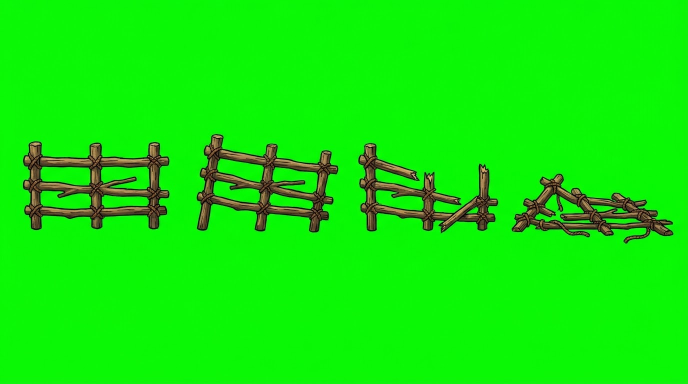
#> input picture assets/storybook-src/flow_camp_v2/fence_front_v2.jpg, 1376 x 768 px (shown at 1/2 size)
$ python -i key.py   (imports and definitions only)
#> lines starting #> are read from the running program, lines starting #| are printed output that depends on the picture; after the words box and inside, x2 and y2 are one past the last pixel; in counts of white or black regions, pixels touching at a corner belong together
import numpy as np, cv2, sys, json, os
from scipy import ndimage as ndi
def key(path, t0=10, t1=26):
#> called with t0 = 10, t1 = 26
    bgr = cv2.imread(path); img = bgr[:, :, ::-1].astype(np.float32)
#> in key, bgr is the input picture: shape (768, 1376, 3); mean B, G, R 8.4, 233.6, 15.9
    h, w = img.shape[:2]
#> h = 768; w = 1376
    border = np.concatenate([img[:4].reshape(-1,3), img[-4:].reshape(-1,3), img[:, :4].reshape(-1,3), img[:, -4:].reshape(-1,3)])
    bg = np.median(border, 0)
#> bg = [12, 246, 7]
    lab = cv2.cvtColor(bgr, cv2.COLOR_BGR2LAB).astype(np.float32)
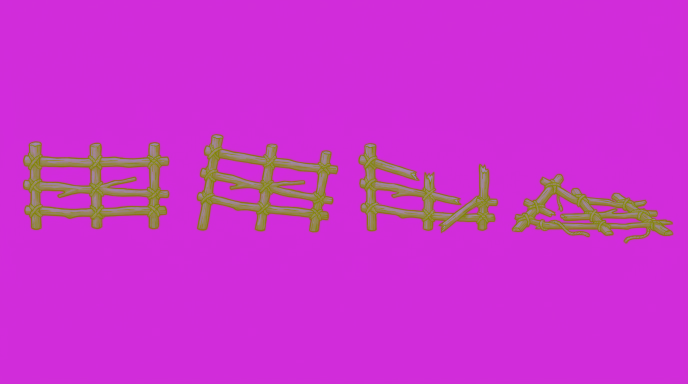
#> lab: shape (768, 1376, 3) float32 (shown at 1/2 size); mean B, G, R 208.2, 50.7, 203
    bgl = cv2.cvtColor(np.uint8([[bg[::-1]]]), cv2.COLOR_BGR2LAB).astype(np.float32)[0, 0]
#> bgl = [217, 45, 209]
    d = np.linalg.norm((lab - bgl) * np.array([0.5, 1, 1]), axis=2)
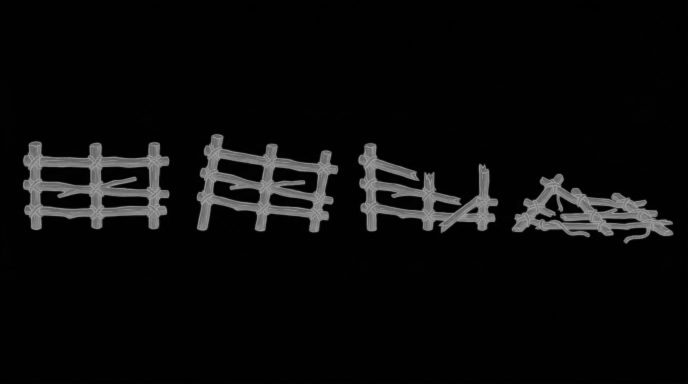
#> d: shape (768, 1376) float64 (shown at 1/2 size); min 0, max 161.8, mean 11.5
    a = np.clip((d - t0) / (t1 - t0), 0, 1)
    m = np.minimum(img[..., 0], img[..., 2]) - img[..., 1]
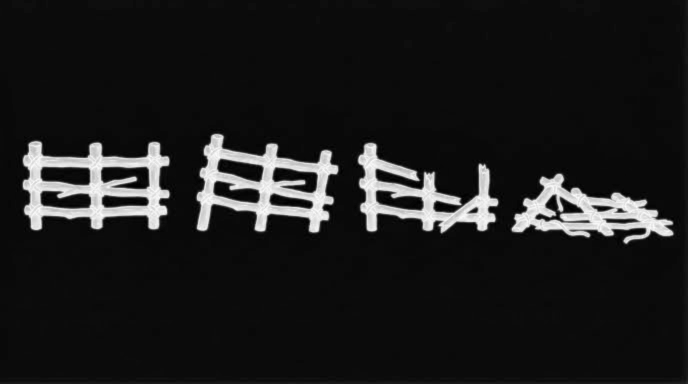
#> m: shape (768, 1376) float32 (shown at 1/2 size); min -255, max 4, mean -225.2; drawn with min black and max white
    a = np.minimum(a, 1 - np.clip((m - 18) / 40, 0, 1))
    # fill holes inside the silhouette that happen to be near bg colour
    solid = ndi.binary_fill_holes(a > 0.5)
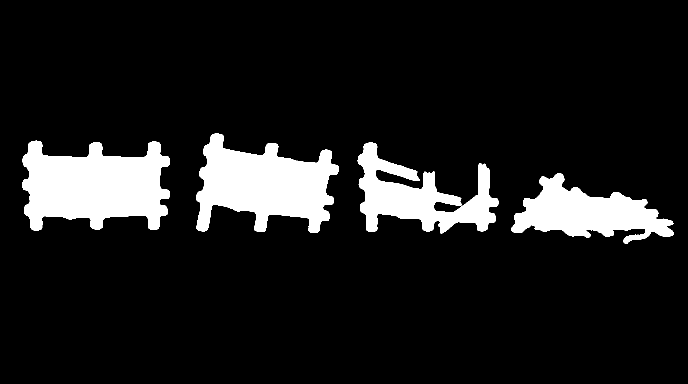
#> solid: shape (768, 1376) bool (shown at 1/2 size); 11.1% white; 4 white regions, box (x1, y1, x2, y2) and area: (45, 281, 340, 461) 37575, (393, 267, 677, 466) 34192, (715, 285, 997, 467) 23074, (1022, 347, 1348, 488) 22589
    a = np.where(solid & (a < 0.5) & ~ndi.binary_erosion(~solid, iterations=1), np.maximum(a, 0), a)
    ae = np.maximum(a, 1e-3)[..., None]
    rgb = np.clip((img - (1 - ae) * bg) / ae, 0, 255)
    rgb = np.where(a[..., None] > 0.02, rgb, 0)
    # despill: limit magenta excess on edge pixels
    edge = (a < 0.98)[..., None]
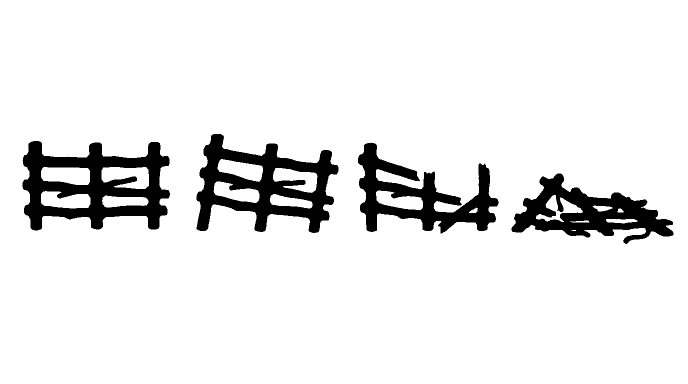
#> edge: shape (768, 1376, 1) bool (shown at 1/2 size); 91.4% white; 4 black regions, box (x1, y1, x2, y2) and area: (45, 282, 340, 461) 26822, (393, 268, 677, 466) 24781, (716, 285, 997, 467) 20099, (1023, 347, 1347, 488) 19426
    g = rgb[..., 1:2]; mx = np.maximum(g, np.minimum(rgb[..., 0:1], rgb[..., 2:3]))
#> after `g = rgb[..., 1:2]`:
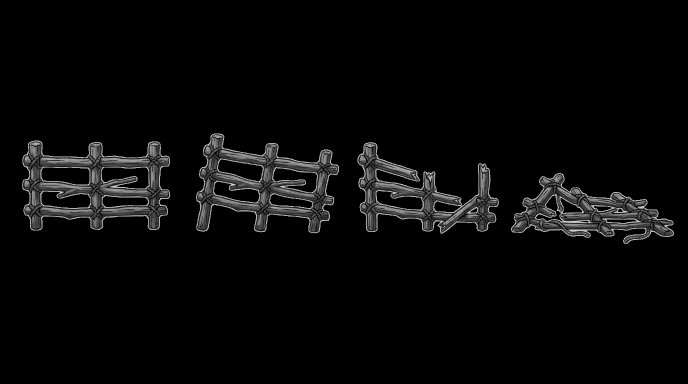
#> g: shape (768, 1376, 1) float64 (shown at 1/2 size); min 0, max 228, mean 8.3
    rgb = np.where(edge, np.concatenate([np.minimum(rgb[..., 0:1], mx + 40), g, np.minimum(rgb[..., 2:3], mx + 20)], 2), rgb)
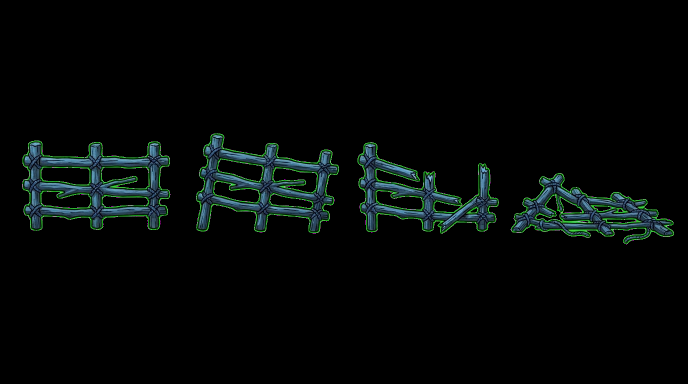
#> rgb: shape (768, 1376, 3) float64 (shown at 1/2 size); mean of channels 0, 1, 2 7.4, 8.3, 4.4; drawn as B, G, R
    return np.dstack([rgb, a * 255]).astype(np.uint8), bg
def components(rgba, min_area=400, merge=6):
    m = rgba[..., 3] > 128
    lab, n = ndi.label(ndi.binary_dilation(m, iterations=merge))
    out = []
    for i, sl in enumerate(ndi.find_objects(lab)):
        sub = (lab[sl] == i + 1) & m[sl]
        if sub.sum() < min_area: continue
        crop = rgba[sl].copy(); crop[..., 3] = np.where(lab[sl] == i + 1, crop[..., 3], 0)
        out.append((sl[1].start, sl[0].start, crop))
    out.sort(key=lambda t: (t[1] // 150, t[0]))
    return out
def save(rgba, path, pad=4):
    ys, xs = np.nonzero(rgba[..., 3] > 8)
    c = rgba[max(ys.min()-pad,0):ys.max()+pad+1, max(xs.min()-pad,0):xs.max()+pad+1]
    cv2.imwrite(path, cv2.cvtColor(c, cv2.COLOR_RGBA2BGRA)); return c.shape

>>> result = key('../../assets/storybook-src/flow_camp_v2/fence_front_v2.jpg')

$ run again, on assets/storybook-src/flow_camp_v2/fence_side_v2.jpg
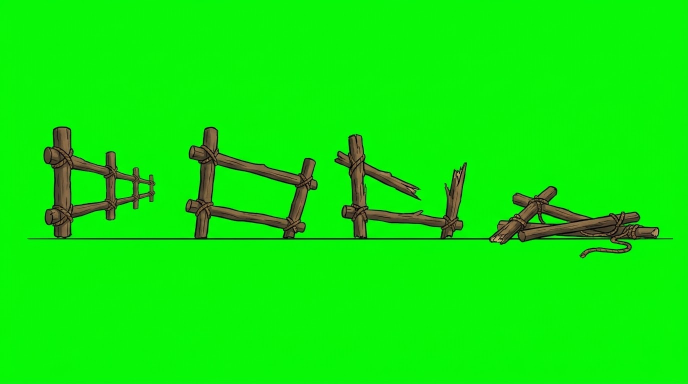
#> input picture assets/storybook-src/flow_camp_v2/fence_side_v2.jpg, 1376 x 768 px (shown at 1/2 size)
#> in key, bgr is the input picture: shape (768, 1376, 3); mean B, G, R 8.7, 234.2, 13.1
#> bg = [10, 246, 8]
#> in key, `lab = cv2.cvtColor(bgr, cv2.COLOR_BGR2LAB).astype(np.float32)`:
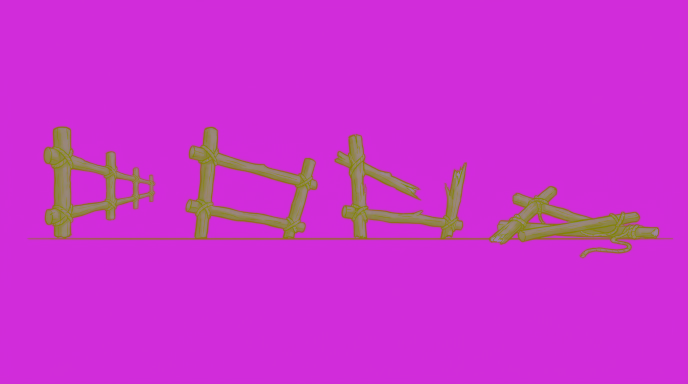
#> lab: shape (768, 1376, 3) float32 (shown at 1/2 size); mean B, G, R 208.9, 50, 203.4
#> bgl = [217, 45, 208]
#> solid: shape (768, 1376) bool; 10.5% white; 1 white region, box (x1, y1, x2, y2) and area: (54, 252, 1346, 518) 111110
#> edge: shape (768, 1376, 1) bool; 92.2% white; 1 black region, box (x1, y1, x2, y2) and area: (54, 252, 1346, 517) 82823
#> in key, `rgb = np.where(edge, np.concatenate([np.minimum(rgb[..., 0:1], mx + 40..`:
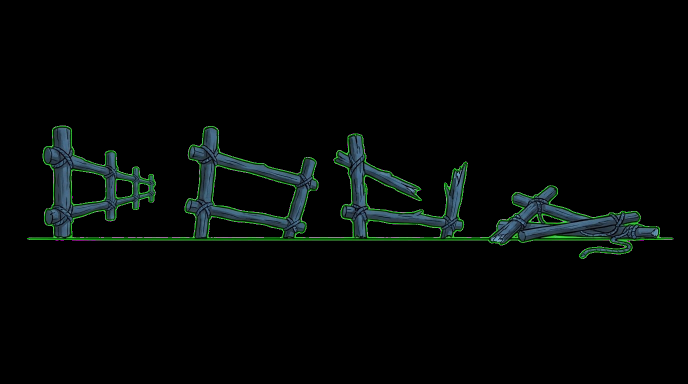
#> rgb: shape (768, 1376, 3) float64 (shown at 1/2 size); mean of channels 0, 1, 2 6.4, 7.7, 4.1; drawn as B, G, R

$ run again, on assets/storybook-src/flow_camp_v2/fence_vertical_v3.jpg
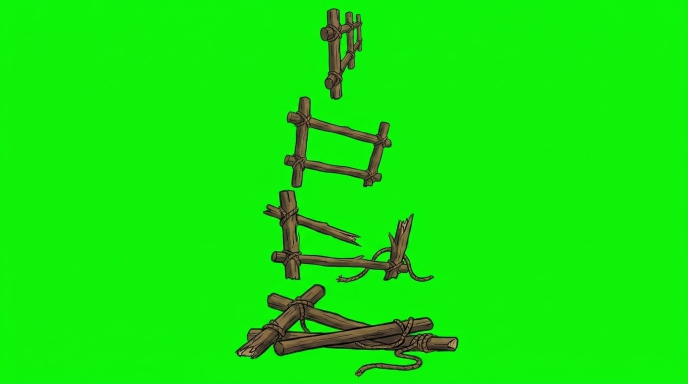
#> input picture assets/storybook-src/flow_camp_v2/fence_vertical_v3.jpg, 1376 x 768 px (shown at 1/2 size)
#> in key, bgr is the input picture: shape (768, 1376, 3); mean B, G, R 11.2, 231.6, 19.2
#> bg = [15, 243, 12]
#> in key, `lab = cv2.cvtColor(bgr, cv2.COLOR_BGR2LAB).astype(np.float32)`:
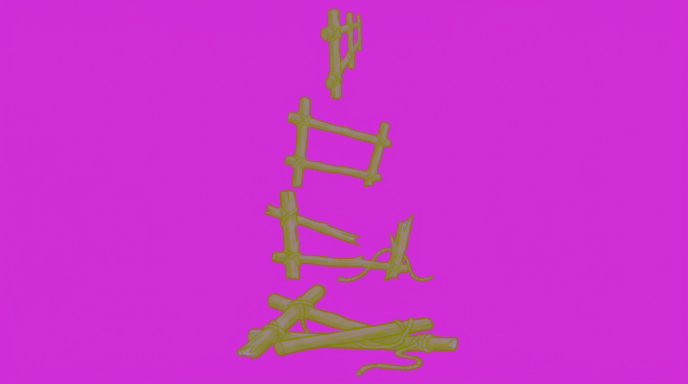
#> lab: shape (768, 1376, 3) float32 (shown at 1/2 size); mean B, G, R 204.4, 51.2, 203.7
#> bgl = [215, 46, 207]
#> solid: shape (768, 1376) bool; 8.3% white; 4 white regions, box (x1, y1, x2, y2) and area: (469, 567, 918, 755) 34365, (567, 192, 785, 377) 21889, (525, 378, 869, 567) 21473, (639, 16, 726, 201) 9743
#> edge: shape (768, 1376, 1) bool; 92.8% white; 4 black regions, box (x1, y1, x2, y2) and area: (470, 567, 918, 755) 32518, (526, 379, 869, 566) 20350, (567, 192, 784, 376) 14038, (640, 16, 726, 201) 8910
#> in key, `rgb = np.where(edge, np.concatenate([np.minimum(rgb[..., 0:1], mx + 40..`:
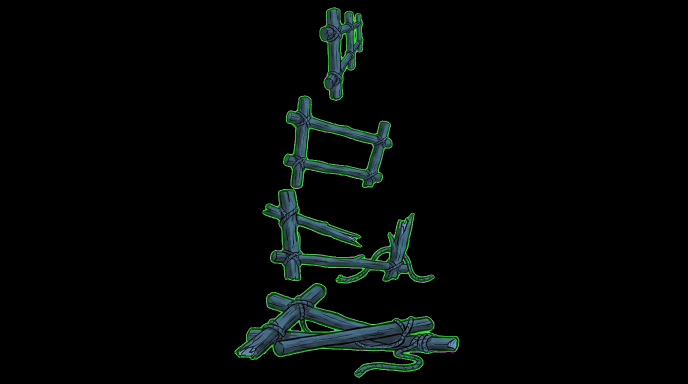
#> rgb: shape (768, 1376, 3) float64 (shown at 1/2 size); mean of channels 0, 1, 2 5.9, 7, 3.8; drawn as B, G, R
